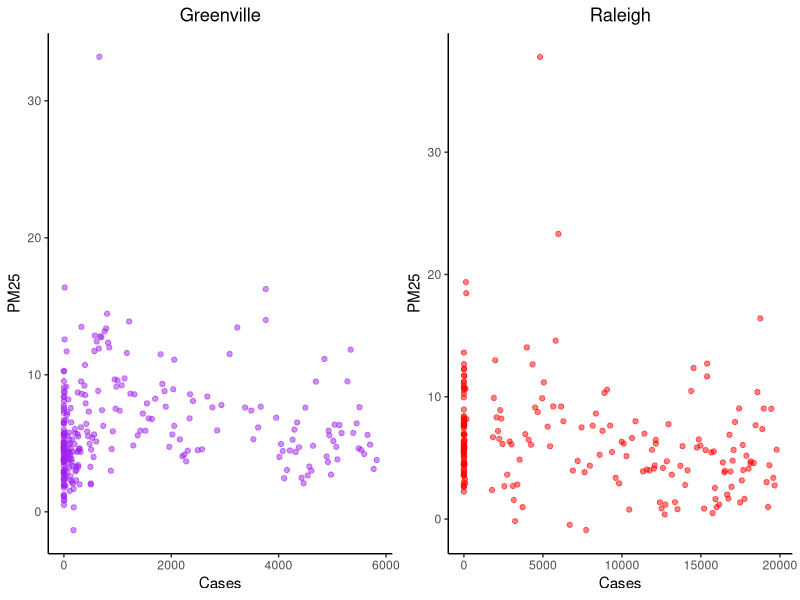
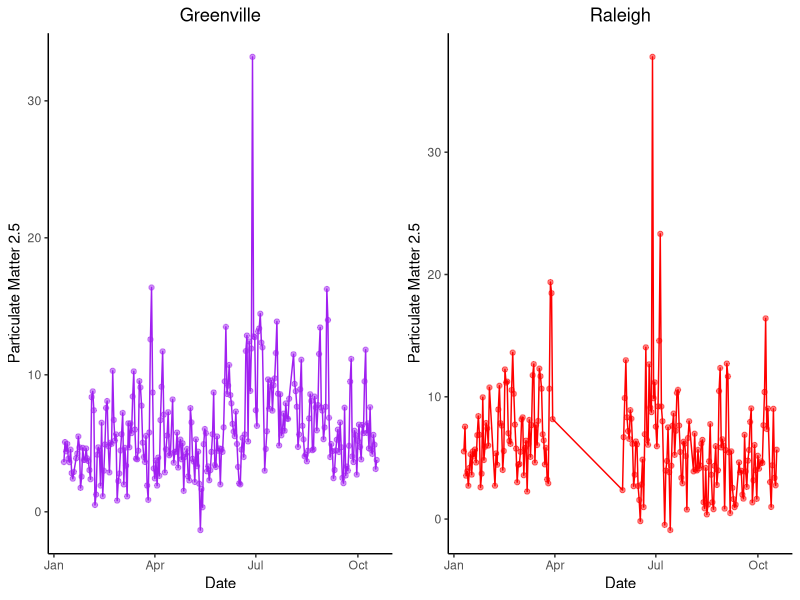
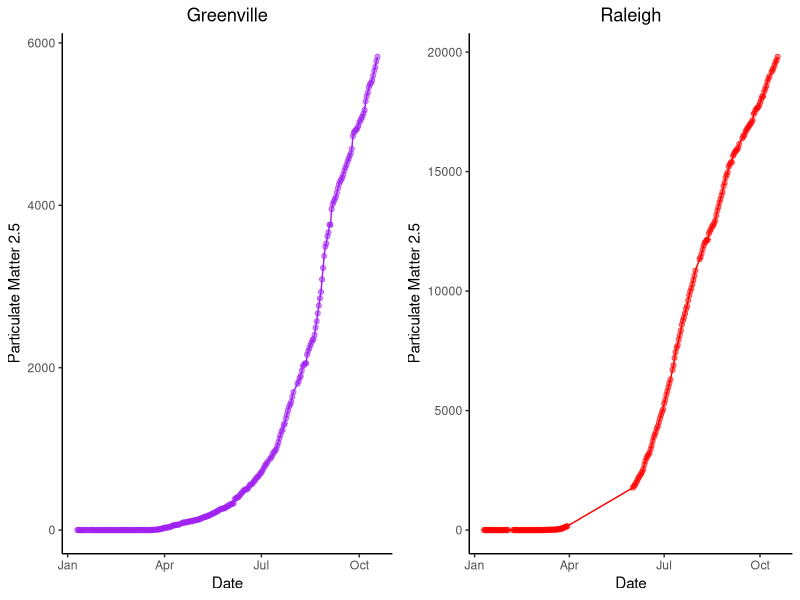
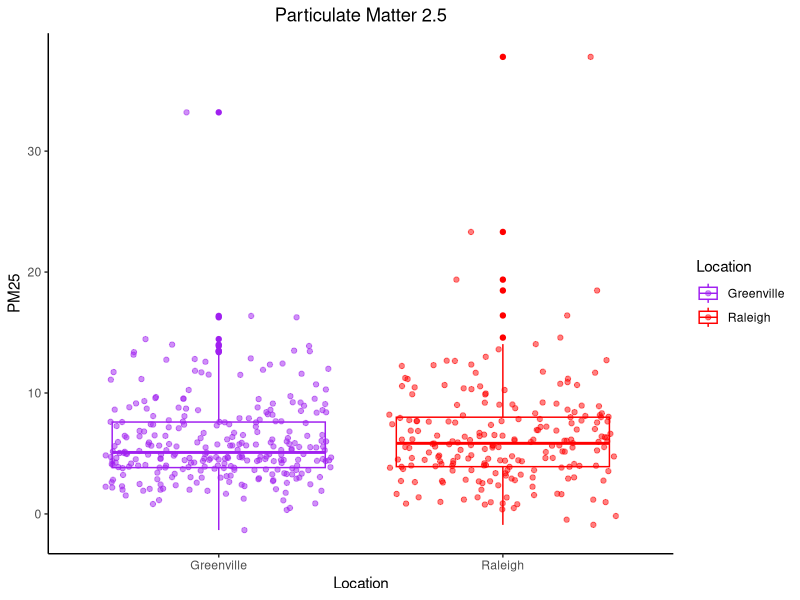

Generate these figures, in order, with R:
library(tidyverse)
library(gridExtra)


#load in data

Gdat<-read.csv("derived_data/Greenville.Clean.Covid.csv")
Rdat<-read.csv("derived_data/Raleigh.Clean.Covid.csv")

g1 <- Gdat %>% 
  ggplot(aes(x = Cases, y = PM25)) +
  geom_point(alpha = .5, color = "Purple") +
  theme(panel.grid.major = element_blank(), panel.grid.minor = element_blank(),
        panel.background = element_blank(), axis.line = element_line(colour = "black")) +
  ggtitle("Greenville") +
  theme(plot.title = element_text(hjust = 0.5))
g2 <- Rdat %>% 
  ggplot(aes(x = Cases, y = PM25)) +
  geom_point(alpha = .5, color = "Red") +
  theme(panel.grid.major = element_blank(), panel.grid.minor = element_blank(),
        panel.background = element_blank(), axis.line = element_line(colour = "black"))  +
  ggtitle("Raleigh") +
  theme(plot.title = element_text(hjust = 0.5))

Graph1 <- grid.arrange(g1, g2, nrow = 1)
ggsave("derived_graphs/PM25.Vs.Cases.plot.png", plot = Graph1)

g3 <-  Gdat %>% 
  ggplot(aes(x = as.Date(utc, "%Y-%m-%d"), y = PM25)) +
  geom_point(alpha = .5, color = "Purple") +
  geom_line(color = "Purple")  +
  theme(panel.grid.major = element_blank(), panel.grid.minor = element_blank(),
        panel.background = element_blank(), axis.line = element_line(colour = "black")) +
  ggtitle("Greenville") +
  theme(plot.title = element_text(hjust = 0.5)) +
  ylab("Particulate Matter 2.5") +
  xlab("Date")

g4 <-  Rdat %>% 
  ggplot(aes(x = as.Date(utc, "%Y-%m-%d"), y = PM25)) +
  geom_point(alpha = .5, color = "Red") +
  geom_line(color = "Red")  +
  theme(panel.grid.major = element_blank(), panel.grid.minor = element_blank(),
        panel.background = element_blank(), axis.line = element_line(colour = "black")) +
  ggtitle("Raleigh") +
  theme(plot.title = element_text(hjust = 0.5)) +
  ylab("Particulate Matter 2.5") +
  xlab("Date")

Graph2 <- grid.arrange(g3, g4, nrow = 1)
ggsave("derived_graphs/Time.Vs.PM25.plot.png", plot = Graph2)

g5 <- Gdat %>% 
  ggplot(aes(x = as.Date(utc, "%Y-%m-%d"), y = Cases)) +
  geom_point(alpha = .5, color = "Purple") +
  geom_line(color = "Purple")  +
  theme(panel.grid.major = element_blank(), panel.grid.minor = element_blank(),
        panel.background = element_blank(), axis.line = element_line(colour = "black")) +
  ggtitle("Greenville") +
  theme(plot.title = element_text(hjust = 0.5)) +
  ylab("Particulate Matter 2.5") +
  xlab("Date")

g6 <- Rdat %>% 
  ggplot(aes(x = as.Date(utc, "%Y-%m-%d"), y = Cases)) +
  geom_point(alpha = .5, color = "Red") +
  geom_line(color = "Red")  +
  theme(panel.grid.major = element_blank(), panel.grid.minor = element_blank(),
        panel.background = element_blank(), axis.line = element_line(colour = "black")) +
  ggtitle("Raleigh") +
  theme(plot.title = element_text(hjust = 0.5)) +
  ylab("Particulate Matter 2.5") +
  xlab("Date")

Graph3 <- grid.arrange(g5, g6, nrow = 1)
ggsave("derived_graphs/Time.Vs.Cases.plot.png", plot = Graph3)  

PM25.data <- rbind(Gdat[, c(4, 5)] , Rdat[, c(4, 9)])

g7 <- PM25.data %>% 
  ggplot(aes(y = PM25, x = Location)) +
  geom_boxplot(aes(color = Location)) + 
  geom_jitter(aes(color = Location), alpha = .5) +
  theme(panel.grid.major = element_blank(), panel.grid.minor = element_blank(),
        panel.background = element_blank(), axis.line = element_line(colour = "black")) +
  ggtitle("Particulate Matter 2.5") +
  theme(plot.title = element_text(hjust = 0.5)) +
  scale_color_manual(breaks = c("Greenville", "Raleigh"), values=c("Purple", "Red")) 
ggsave("derived_graphs/PM25.boxplot.png", plot = g7) 